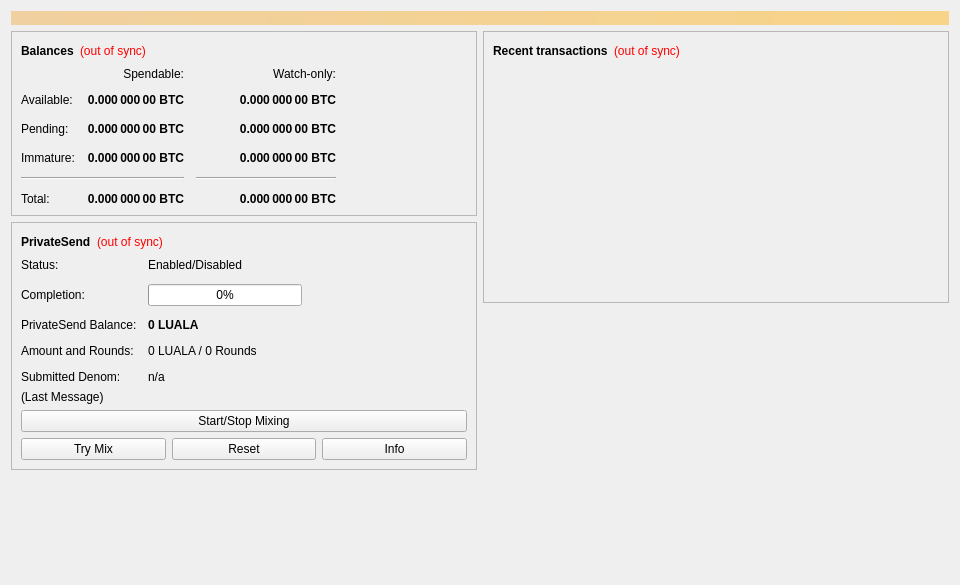
<?xml version="1.0" encoding="UTF-8"?>
<ui version="4.0">
 <class>OverviewPage</class>
 <widget class="QWidget" name="OverviewPage">
  <property name="geometry">
   <rect>
    <x>0</x>
    <y>0</y>
    <width>960</width>
    <height>585</height>
   </rect>
  </property>
  <property name="minimumSize">
   <size>
    <width>960</width>
    <height>0</height>
   </size>
  </property>
  <property name="windowTitle">
   <string>Form</string>
  </property>
  <layout class="QVBoxLayout" name="topLayout">
   <item>
    <widget class="QLabel" name="labelAlerts">
     <property name="visible">
      <bool>false</bool>
     </property>
     <property name="styleSheet">
      <string notr="true">QLabel { background-color: qlineargradient(x1: 0, y1: 0, x2: 1, y2: 0, stop:0 #F0D0A0, stop:1 #F8D488); color:#000000; }</string>
     </property>
     <property name="wordWrap">
      <bool>true</bool>
     </property>
     <property name="margin">
      <number>3</number>
     </property>
     <property name="textInteractionFlags">
      <set>Qt::TextSelectableByMouse</set>
     </property>
    </widget>
   </item>
   <item>
    <layout class="QHBoxLayout" name="horizontalLayout" stretch="1,1">
     <item>
      <layout class="QVBoxLayout" name="verticalLayout_2">
       <item>
        <widget class="QFrame" name="frame">
         <property name="frameShape">
          <enum>QFrame::StyledPanel</enum>
         </property>
         <property name="frameShadow">
          <enum>QFrame::Raised</enum>
         </property>
         <layout class="QVBoxLayout" name="verticalLayout_4">
          <item>
           <layout class="QHBoxLayout" name="horizontalLayout_4">
            <item>
             <widget class="QLabel" name="label_5">
              <property name="font">
               <font>
                <weight>75</weight>
                <bold>true</bold>
               </font>
              </property>
              <property name="text">
               <string>Balances</string>
              </property>
             </widget>
            </item>
            <item>
             <widget class="QLabel" name="labelWalletStatus">
              <property name="toolTip">
               <string>The displayed information may be out of date. Your wallet automatically synchronizes with the Luala network after a connection is established, but this process has not completed yet.</string>
              </property>
              <property name="styleSheet">
               <string notr="true">QLabel { color: red; }</string>
              </property>
              <property name="text">
               <string notr="true">(out of sync)</string>
              </property>
              <property name="alignment">
               <set>Qt::AlignLeading|Qt::AlignLeft|Qt::AlignVCenter</set>
              </property>
             </widget>
            </item>
            <item>
             <spacer name="horizontalSpacer_3">
              <property name="orientation">
               <enum>Qt::Horizontal</enum>
              </property>
              <property name="sizeHint" stdset="0">
               <size>
                <width>40</width>
                <height>20</height>
               </size>
              </property>
             </spacer>
            </item>
           </layout>
          </item>
          <item>
           <layout class="QGridLayout" name="gridLayout">
            <property name="spacing">
             <number>12</number>
            </property>
            <item row="2" column="2">
             <widget class="QLabel" name="labelWatchPending">
              <property name="font">
               <font>
                <weight>75</weight>
                <bold>true</bold>
               </font>
              </property>
              <property name="cursor">
               <cursorShape>IBeamCursor</cursorShape>
              </property>
              <property name="toolTip">
               <string>Unconfirmed transactions to watch-only addresses</string>
              </property>
              <property name="text">
               <string notr="true">0.000 000 00 BTC</string>
              </property>
              <property name="alignment">
               <set>Qt::AlignRight|Qt::AlignTrailing|Qt::AlignVCenter</set>
              </property>
              <property name="textInteractionFlags">
               <set>Qt::LinksAccessibleByMouse|Qt::TextSelectableByKeyboard|Qt::TextSelectableByMouse</set>
              </property>
             </widget>
            </item>
            <item row="2" column="1">
             <widget class="QLabel" name="labelUnconfirmed">
              <property name="font">
               <font>
                <weight>75</weight>
                <bold>true</bold>
               </font>
              </property>
              <property name="cursor">
               <cursorShape>IBeamCursor</cursorShape>
              </property>
              <property name="toolTip">
               <string>Total of transactions that have yet to be confirmed, and do not yet count toward the spendable balance</string>
              </property>
              <property name="text">
               <string notr="true">0.000 000 00 BTC</string>
              </property>
              <property name="alignment">
               <set>Qt::AlignRight|Qt::AlignTrailing|Qt::AlignVCenter</set>
              </property>
              <property name="textInteractionFlags">
               <set>Qt::LinksAccessibleByMouse|Qt::TextSelectableByKeyboard|Qt::TextSelectableByMouse</set>
              </property>
             </widget>
            </item>
            <item row="3" column="2">
             <widget class="QLabel" name="labelWatchImmature">
              <property name="font">
               <font>
                <weight>75</weight>
                <bold>true</bold>
               </font>
              </property>
              <property name="cursor">
               <cursorShape>IBeamCursor</cursorShape>
              </property>
              <property name="toolTip">
               <string>Mined balance in watch-only addresses that has not yet matured</string>
              </property>
              <property name="text">
               <string notr="true">0.000 000 00 BTC</string>
              </property>
              <property name="alignment">
               <set>Qt::AlignRight|Qt::AlignTrailing|Qt::AlignVCenter</set>
              </property>
              <property name="textInteractionFlags">
               <set>Qt::LinksAccessibleByMouse|Qt::TextSelectableByKeyboard|Qt::TextSelectableByMouse</set>
              </property>
             </widget>
            </item>
            <item row="4" column="0" colspan="2">
             <widget class="Line" name="lineSpendableBalance">
              <property name="orientation">
               <enum>Qt::Horizontal</enum>
              </property>
             </widget>
            </item>
            <item row="4" column="2">
             <widget class="Line" name="lineWatchBalance">
              <property name="sizePolicy">
               <sizepolicy hsizetype="Preferred" vsizetype="Fixed">
                <horstretch>0</horstretch>
                <verstretch>0</verstretch>
               </sizepolicy>
              </property>
              <property name="minimumSize">
               <size>
                <width>140</width>
                <height>0</height>
               </size>
              </property>
              <property name="orientation">
               <enum>Qt::Horizontal</enum>
              </property>
             </widget>
            </item>
            <item row="5" column="0">
             <widget class="QLabel" name="labelTotalText">
              <property name="text">
               <string>Total:</string>
              </property>
             </widget>
            </item>
            <item row="3" column="1">
             <widget class="QLabel" name="labelImmature">
              <property name="font">
               <font>
                <weight>75</weight>
                <bold>true</bold>
               </font>
              </property>
              <property name="cursor">
               <cursorShape>IBeamCursor</cursorShape>
              </property>
              <property name="toolTip">
               <string>Mined balance that has not yet matured</string>
              </property>
              <property name="text">
               <string notr="true">0.000 000 00 BTC</string>
              </property>
              <property name="alignment">
               <set>Qt::AlignRight|Qt::AlignTrailing|Qt::AlignVCenter</set>
              </property>
              <property name="textInteractionFlags">
               <set>Qt::LinksAccessibleByMouse|Qt::TextSelectableByKeyboard|Qt::TextSelectableByMouse</set>
              </property>
             </widget>
            </item>
            <item row="2" column="3">
             <spacer name="horizontalSpacer_2">
              <property name="orientation">
               <enum>Qt::Horizontal</enum>
              </property>
              <property name="sizeHint" stdset="0">
               <size>
                <width>40</width>
                <height>20</height>
               </size>
              </property>
             </spacer>
            </item>
            <item row="3" column="0">
             <widget class="QLabel" name="labelImmatureText">
              <property name="text">
               <string>Immature:</string>
              </property>
             </widget>
            </item>
            <item row="5" column="1">
             <widget class="QLabel" name="labelTotal">
              <property name="font">
               <font>
                <weight>75</weight>
                <bold>true</bold>
               </font>
              </property>
              <property name="cursor">
               <cursorShape>IBeamCursor</cursorShape>
              </property>
              <property name="toolTip">
               <string>Your current total balance</string>
              </property>
              <property name="text">
               <string notr="true">0.000 000 00 BTC</string>
              </property>
              <property name="alignment">
               <set>Qt::AlignRight|Qt::AlignTrailing|Qt::AlignVCenter</set>
              </property>
              <property name="textInteractionFlags">
               <set>Qt::LinksAccessibleByMouse|Qt::TextSelectableByKeyboard|Qt::TextSelectableByMouse</set>
              </property>
             </widget>
            </item>
            <item row="5" column="2">
             <widget class="QLabel" name="labelWatchTotal">
              <property name="font">
               <font>
                <weight>75</weight>
                <bold>true</bold>
               </font>
              </property>
              <property name="cursor">
               <cursorShape>IBeamCursor</cursorShape>
              </property>
              <property name="toolTip">
               <string>Current total balance in watch-only addresses</string>
              </property>
              <property name="text">
               <string notr="true">0.000 000 00 BTC</string>
              </property>
              <property name="alignment">
               <set>Qt::AlignRight|Qt::AlignTrailing|Qt::AlignVCenter</set>
              </property>
              <property name="textInteractionFlags">
               <set>Qt::LinksAccessibleByMouse|Qt::TextSelectableByKeyboard|Qt::TextSelectableByMouse</set>
              </property>
             </widget>
            </item>
            <item row="0" column="2">
             <widget class="QLabel" name="labelWatchonly">
              <property name="text">
               <string>Watch-only:</string>
              </property>
              <property name="alignment">
               <set>Qt::AlignRight|Qt::AlignTrailing|Qt::AlignVCenter</set>
              </property>
             </widget>
            </item>
            <item row="1" column="0">
             <widget class="QLabel" name="labelBalanceText">
              <property name="text">
               <string>Available:</string>
              </property>
             </widget>
            </item>
            <item row="1" column="1">
             <widget class="QLabel" name="labelBalance">
              <property name="font">
               <font>
                <weight>75</weight>
                <bold>true</bold>
               </font>
              </property>
              <property name="cursor">
               <cursorShape>IBeamCursor</cursorShape>
              </property>
              <property name="toolTip">
               <string>Your current spendable balance</string>
              </property>
              <property name="text">
               <string notr="true">0.000 000 00 BTC</string>
              </property>
              <property name="alignment">
               <set>Qt::AlignRight|Qt::AlignTrailing|Qt::AlignVCenter</set>
              </property>
              <property name="textInteractionFlags">
               <set>Qt::LinksAccessibleByMouse|Qt::TextSelectableByKeyboard|Qt::TextSelectableByMouse</set>
              </property>
             </widget>
            </item>
            <item row="1" column="2">
             <widget class="QLabel" name="labelWatchAvailable">
              <property name="font">
               <font>
                <weight>75</weight>
                <bold>true</bold>
               </font>
              </property>
              <property name="cursor">
               <cursorShape>IBeamCursor</cursorShape>
              </property>
              <property name="toolTip">
               <string>Your current balance in watch-only addresses</string>
              </property>
              <property name="text">
               <string notr="true">0.000 000 00 BTC</string>
              </property>
              <property name="alignment">
               <set>Qt::AlignRight|Qt::AlignTrailing|Qt::AlignVCenter</set>
              </property>
              <property name="textInteractionFlags">
               <set>Qt::LinksAccessibleByMouse|Qt::TextSelectableByKeyboard|Qt::TextSelectableByMouse</set>
              </property>
             </widget>
            </item>
            <item row="2" column="0">
             <widget class="QLabel" name="labelPendingText">
              <property name="text">
               <string>Pending:</string>
              </property>
             </widget>
            </item>
            <item row="0" column="1">
             <widget class="QLabel" name="labelSpendable">
              <property name="text">
               <string>Spendable:</string>
              </property>
              <property name="alignment">
               <set>Qt::AlignRight|Qt::AlignTrailing|Qt::AlignVCenter</set>
              </property>
             </widget>
            </item>
           </layout>
          </item>
         </layout>
        </widget>
       </item>
       <item>
        <widget class="QFrame" name="framePrivateSend">
         <property name="layoutDirection">
          <enum>Qt::LeftToRight</enum>
         </property>
         <property name="frameShape">
          <enum>QFrame::StyledPanel</enum>
         </property>
         <property name="frameShadow">
          <enum>QFrame::Raised</enum>
         </property>
         <layout class="QVBoxLayout" name="VerticalLayout_PS1">
          <item>
           <layout class="QHBoxLayout" name="horizontalLayout_5">
            <item>
             <widget class="QLabel" name="labelPrivateSendHeader">
              <property name="font">
               <font>
                <weight>75</weight>
                <bold>true</bold>
               </font>
              </property>
              <property name="text">
               <string>PrivateSend</string>
              </property>
             </widget>
            </item>
            <item>
             <widget class="QLabel" name="labelPrivateSendSyncStatus">
              <property name="toolTip">
               <string>The displayed information may be out of date. Your wallet automatically synchronizes with the Luala network after a connection is established, but this process has not completed yet.</string>
              </property>
              <property name="styleSheet">
               <string notr="true">QLabel { color: red; }</string>
              </property>
              <property name="text">
               <string notr="true">(out of sync)</string>
              </property>
              <property name="alignment">
               <set>Qt::AlignLeading|Qt::AlignLeft|Qt::AlignVCenter</set>
              </property>
             </widget>
            </item>
            <item>
             <spacer name="horizontalSpacer_4">
              <property name="orientation">
               <enum>Qt::Horizontal</enum>
              </property>
              <property name="sizeHint" stdset="0">
               <size>
                <width>40</width>
                <height>20</height>
               </size>
              </property>
             </spacer>
            </item>
           </layout>
          </item>
          <item>
           <layout class="QFormLayout" name="privateSendFormLayout">
            <property name="fieldGrowthPolicy">
             <enum>QFormLayout::AllNonFixedFieldsGrow</enum>
            </property>
            <property name="horizontalSpacing">
             <number>11</number>
            </property>
            <property name="verticalSpacing">
             <number>12</number>
            </property>
            <item row="0" column="0">
             <widget class="QLabel" name="labelPrivateSendEnabledText">
              <property name="text">
               <string>Status:</string>
              </property>
             </widget>
            </item>
            <item row="0" column="1">
             <widget class="QLabel" name="labelPrivateSendEnabled">
              <property name="text">
               <string>Enabled/Disabled</string>
              </property>
             </widget>
            </item>
            <item row="1" column="0">
             <widget class="QLabel" name="labelCompletitionText">
              <property name="text">
               <string>Completion:</string>
              </property>
             </widget>
            </item>
            <item row="1" column="1">
             <widget class="QProgressBar" name="privateSendProgress">
              <property name="maximumSize">
               <size>
                <width>154</width>
                <height>16777215</height>
               </size>
              </property>
              <property name="value">
               <number>0</number>
              </property>
             </widget>
            </item>
            <item row="2" column="0">
             <widget class="QLabel" name="labelAnonymizedText">
              <property name="text">
               <string>PrivateSend Balance:</string>
              </property>
             </widget>
            </item>
            <item row="2" column="1">
             <widget class="QLabel" name="labelAnonymized">
              <property name="font">
               <font>
                <weight>75</weight>
                <bold>true</bold>
               </font>
              </property>
              <property name="text">
               <string notr="true">0 LUALA</string>
              </property>
             </widget>
            </item>
            <item row="3" column="0">
             <widget class="QLabel" name="labelAmountAndRoundsText">
              <property name="text">
               <string>Amount and Rounds:</string>
              </property>
             </widget>
            </item>
            <item row="3" column="1">
             <widget class="QLabel" name="labelAmountRounds">
              <property name="text">
               <string>0 LUALA / 0 Rounds</string>
              </property>
             </widget>
            </item>
            <item row="4" column="0">
             <widget class="QLabel" name="labelSubmittedDenomText">
              <property name="text">
               <string>Submitted Denom:</string>
              </property>
             </widget>
            </item>
            <item row="4" column="1">
             <widget class="QLabel" name="labelSubmittedDenom">
              <property name="toolTip">
               <string>The denominations you submitted to the Masternode.&lt;br&gt;To mix, other users must submit the exact same denominations.</string>
              </property>
              <property name="text">
               <string>n/a</string>
              </property>
             </widget>
            </item>
           </layout>
          </item>
          <item>
           <layout class="QVBoxLayout" name="VerticalLayout_PS">
            <item>
             <widget class="QLabel" name="labelPrivateSendLastMessage">
              <property name="text">
               <string>(Last Message)</string>
              </property>
              <property name="alignment">
               <set>Qt::AlignLeading|Qt::AlignLeft|Qt::AlignTop</set>
              </property>
              <property name="wordWrap">
               <bool>true</bool>
              </property>
             </widget>
            </item>
            <item>
             <widget class="QPushButton" name="togglePrivateSend">
              <property name="sizePolicy">
               <sizepolicy hsizetype="MinimumExpanding" vsizetype="Fixed">
                <horstretch>0</horstretch>
                <verstretch>0</verstretch>
               </sizepolicy>
              </property>
              <property name="text">
               <string>Start/Stop Mixing</string>
              </property>
             </widget>
            </item>
            <item>
             <layout class="QHBoxLayout" name="horizontalLayout_debugbuttons">
              <item>
               <widget class="QPushButton" name="privateSendAuto">
                <property name="sizePolicy">
                 <sizepolicy hsizetype="MinimumExpanding" vsizetype="Fixed">
                  <horstretch>0</horstretch>
                  <verstretch>0</verstretch>
                 </sizepolicy>
                </property>
                <property name="toolTip">
                 <string>Try to manually submit a PrivateSend request.</string>
                </property>
                <property name="text">
                 <string>Try Mix</string>
                </property>
               </widget>
              </item>
              <item>
               <widget class="QPushButton" name="privateSendReset">
                <property name="sizePolicy">
                 <sizepolicy hsizetype="MinimumExpanding" vsizetype="Fixed">
                  <horstretch>0</horstretch>
                  <verstretch>0</verstretch>
                 </sizepolicy>
                </property>
                <property name="toolTip">
                 <string>Reset the current status of PrivateSend (can interrupt PrivateSend if it's in the process of Mixing, which can cost you money!)</string>
                </property>
                <property name="autoFillBackground">
                 <bool>false</bool>
                </property>
                <property name="text">
                 <string>Reset</string>
                </property>
               </widget>
              </item>
              <item>
               <widget class="QPushButton" name="privateSendInfo">
                <property name="sizePolicy">
                 <sizepolicy hsizetype="MinimumExpanding" vsizetype="Fixed">
                  <horstretch>0</horstretch>
                  <verstretch>0</verstretch>
                 </sizepolicy>
                </property>
                <property name="toolTip">
                 <string>Information about PrivateSend and Mixing</string>
                </property>
                <property name="text">
                 <string>Info</string>
                </property>
               </widget>
              </item>
             </layout>
            </item>
           </layout>
          </item>
         </layout>
        </widget>
       </item>
       <item>
        <spacer name="verticalSpacer">
         <property name="orientation">
          <enum>Qt::Vertical</enum>
         </property>
         <property name="sizeHint" stdset="0">
          <size>
           <width>20</width>
           <height>40</height>
          </size>
         </property>
        </spacer>
       </item>
      </layout>
     </item>
     <item>
      <layout class="QVBoxLayout" name="verticalLayout_3">
       <item>
        <widget class="QFrame" name="frame_2">
         <property name="frameShape">
          <enum>QFrame::StyledPanel</enum>
         </property>
         <property name="frameShadow">
          <enum>QFrame::Raised</enum>
         </property>
         <layout class="QVBoxLayout" name="verticalLayout">
          <item>
           <layout class="QHBoxLayout" name="horizontalLayout_2">
            <item>
             <widget class="QLabel" name="label_4">
              <property name="font">
               <font>
                <weight>75</weight>
                <bold>true</bold>
               </font>
              </property>
              <property name="text">
               <string>Recent transactions</string>
              </property>
             </widget>
            </item>
            <item>
             <widget class="QLabel" name="labelTransactionsStatus">
              <property name="toolTip">
               <string>The displayed information may be out of date. Your wallet automatically synchronizes with the Luala network after a connection is established, but this process has not completed yet.</string>
              </property>
              <property name="styleSheet">
               <string notr="true">QLabel { color: red; }</string>
              </property>
              <property name="text">
               <string notr="true">(out of sync)</string>
              </property>
              <property name="alignment">
               <set>Qt::AlignLeading|Qt::AlignLeft|Qt::AlignVCenter</set>
              </property>
             </widget>
            </item>
            <item>
             <spacer name="horizontalSpacer">
              <property name="orientation">
               <enum>Qt::Horizontal</enum>
              </property>
              <property name="sizeHint" stdset="0">
               <size>
                <width>40</width>
                <height>20</height>
               </size>
              </property>
             </spacer>
            </item>
           </layout>
          </item>
          <item>
           <widget class="QListView" name="listTransactions">
            <property name="styleSheet">
             <string notr="true">QListView { background: transparent; }</string>
            </property>
            <property name="frameShape">
             <enum>QFrame::NoFrame</enum>
            </property>
            <property name="verticalScrollBarPolicy">
             <enum>Qt::ScrollBarAlwaysOff</enum>
            </property>
            <property name="horizontalScrollBarPolicy">
             <enum>Qt::ScrollBarAlwaysOff</enum>
            </property>
            <property name="selectionMode">
             <enum>QAbstractItemView::NoSelection</enum>
            </property>
           </widget>
          </item>
         </layout>
        </widget>
       </item>
       <item>
        <spacer name="verticalSpacer_2">
         <property name="orientation">
          <enum>Qt::Vertical</enum>
         </property>
         <property name="sizeHint" stdset="0">
          <size>
           <width>20</width>
           <height>40</height>
          </size>
         </property>
        </spacer>
       </item>
      </layout>
     </item>
    </layout>
   </item>
  </layout>
 </widget>
 <resources/>
 <connections/>
</ui>
